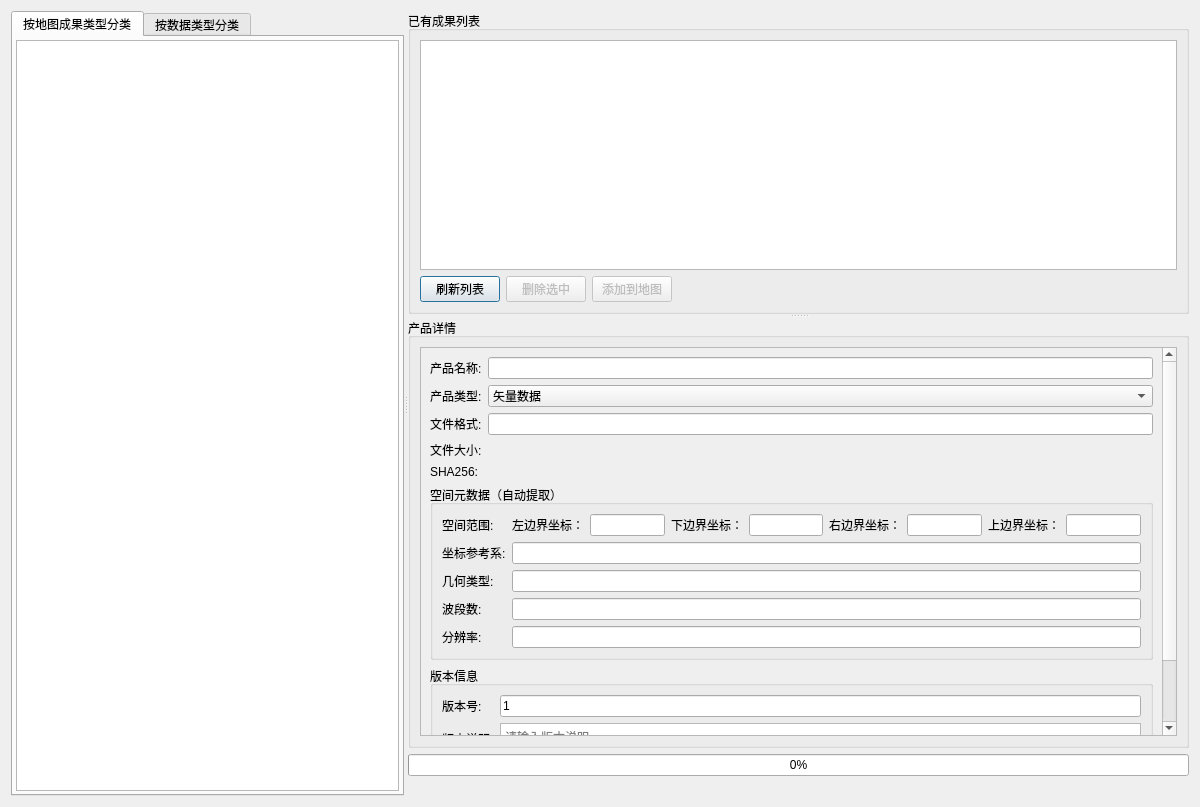
<?xml version="1.0" encoding="UTF-8"?>
<ui version="4.0">
 <class>ProductStorageDialog</class>
 <widget class="QDialog" name="ProductStorageDialog">
  <property name="geometry">
   <rect>
    <x>0</x>
    <y>0</y>
    <width>1200</width>
    <height>807</height>
   </rect>
  </property>
  <property name="windowTitle">
   <string>成果存储与管理</string>
  </property>
  <layout class="QVBoxLayout" name="mainLayout">
   <item>
    <widget class="QSplitter" name="mainSplitter">
     <property name="orientation">
      <enum>Qt::Horizontal</enum>
     </property>
     <property name="childrenCollapsible">
      <bool>false</bool>
     </property>
     <widget class="QWidget" name="leftPanel" native="true">
      <property name="minimumSize">
       <size>
        <width>240</width>
        <height>0</height>
       </size>
      </property>
      <layout class="QVBoxLayout" name="leftLayout">
       <property name="leftMargin">
        <number>0</number>
       </property>
       <property name="topMargin">
        <number>0</number>
       </property>
       <property name="rightMargin">
        <number>0</number>
       </property>
       <property name="bottomMargin">
        <number>0</number>
       </property>
       <item>
        <widget class="QTabWidget" name="mLeftTab">
         <property name="currentIndex">
          <number>0</number>
         </property>
         <widget class="QWidget" name="directoryTab">
          <attribute name="title">
           <string>按地图成果类型分类</string>
          </attribute>
          <layout class="QVBoxLayout" name="directoryTabLayout">
           <property name="leftMargin">
            <number>3</number>
           </property>
           <property name="topMargin">
            <number>3</number>
           </property>
           <property name="rightMargin">
            <number>3</number>
           </property>
           <property name="bottomMargin">
            <number>3</number>
           </property>
           <item>
            <widget class="QTreeWidget" name="mDirectoryTree">
             <property name="font">
              <font>
               <family>微软雅黑</family>
               <pointsize>9</pointsize>
              </font>
             </property>
             <property name="rootIsDecorated">
              <bool>true</bool>
             </property>
             <property name="headerHidden">
              <bool>true</bool>
             </property>
             <column>
              <property name="text">
               <string>地图成果</string>
              </property>
             </column>
            </widget>
           </item>
          </layout>
         </widget>
         <widget class="QWidget" name="typeTab">
          <attribute name="title">
           <string>按数据类型分类</string>
          </attribute>
          <layout class="QVBoxLayout" name="typeTabLayout">
           <property name="leftMargin">
            <number>3</number>
           </property>
           <property name="topMargin">
            <number>3</number>
           </property>
           <property name="rightMargin">
            <number>3</number>
           </property>
           <property name="bottomMargin">
            <number>3</number>
           </property>
           <item>
            <widget class="QTreeWidget" name="mProductTypeTree">
             <property name="font">
              <font>
               <family>微软雅黑</family>
               <pointsize>9</pointsize>
              </font>
             </property>
             <property name="rootIsDecorated">
              <bool>true</bool>
             </property>
             <property name="headerHidden">
              <bool>true</bool>
             </property>
             <column>
              <property name="text">
               <string>成果分类</string>
              </property>
             </column>
            </widget>
           </item>
          </layout>
         </widget>
        </widget>
       </item>
      </layout>
     </widget>
     <widget class="QWidget" name="rightPanel" native="true">
      <layout class="QVBoxLayout" name="rightLayout">
       <property name="leftMargin">
        <number>0</number>
       </property>
       <property name="topMargin">
        <number>0</number>
       </property>
       <property name="rightMargin">
        <number>0</number>
       </property>
       <property name="bottomMargin">
        <number>0</number>
       </property>
       <item>
        <widget class="QSplitter" name="splitter">
         <property name="orientation">
          <enum>Qt::Vertical</enum>
         </property>
         <widget class="QGroupBox" name="listGroup">
          <property name="title">
           <string>已有成果列表</string>
          </property>
          <layout class="QVBoxLayout" name="listLayout">
           <item>
            <widget class="QTableWidget" name="mProductTable">
             <property name="font">
              <font>
               <family>微软雅黑</family>
               <pointsize>9</pointsize>
              </font>
             </property>
             <property name="editTriggers">
              <set>QAbstractItemView::NoEditTriggers</set>
             </property>
             <property name="selectionMode">
              <enum>QAbstractItemView::SingleSelection</enum>
             </property>
             <property name="selectionBehavior">
              <enum>QAbstractItemView::SelectRows</enum>
             </property>
             <attribute name="horizontalHeaderStretchLastSection">
              <bool>true</bool>
             </attribute>
            </widget>
           </item>
           <item>
            <layout class="QHBoxLayout" name="listBtnLayout">
             <item>
              <widget class="QPushButton" name="mRefreshBtn">
               <property name="text">
                <string>刷新列表</string>
               </property>
              </widget>
             </item>
             <item>
              <widget class="QPushButton" name="mDeleteBtn">
               <property name="enabled">
                <bool>false</bool>
               </property>
               <property name="text">
                <string>删除选中</string>
               </property>
              </widget>
             </item>
             <item>
              <widget class="QPushButton" name="mAddToMapBtn">
               <property name="enabled">
                <bool>false</bool>
               </property>
               <property name="text">
                <string>添加到地图</string>
               </property>
              </widget>
             </item>
             <item>
              <spacer name="listBtnSpacer">
               <property name="orientation">
                <enum>Qt::Horizontal</enum>
               </property>
               <property name="sizeHint" stdset="0">
                <size>
                 <width>40</width>
                 <height>20</height>
                </size>
               </property>
              </spacer>
             </item>
            </layout>
           </item>
          </layout>
         </widget>
         <widget class="QGroupBox" name="detailGroup">
          <property name="title">
           <string>产品详情</string>
          </property>
          <layout class="QVBoxLayout" name="detailLayout">
           <item>
            <widget class="QScrollArea" name="infoScrollArea">
             <property name="widgetResizable">
              <bool>true</bool>
             </property>
             <widget class="QWidget" name="infoWidget">
              <property name="geometry">
               <rect>
                <x>0</x>
                <y>0</y>
                <width>700</width>
                <height>420</height>
               </rect>
              </property>
              <layout class="QFormLayout" name="infoLayout">
               <item row="0" column="0">
                <widget class="QLabel" name="productNameLabel">
                 <property name="text">
                  <string>产品名称:</string>
                 </property>
                </widget>
               </item>
               <item row="0" column="1">
                <widget class="QLineEdit" name="mProductNameEdit"/>
               </item>
               <item row="1" column="0">
                <widget class="QLabel" name="productTypeLabel">
                 <property name="text">
                  <string>产品类型:</string>
                 </property>
                </widget>
               </item>
               <item row="1" column="1">
                <widget class="QComboBox" name="mProductTypeCombo">
                 <item>
                  <property name="text">
                   <string>矢量数据</string>
                  </property>
                 </item>
                 <item>
                  <property name="text">
                   <string>栅格数据</string>
                  </property>
                 </item>
                 <item>
                  <property name="text">
                   <string>CAD</string>
                  </property>
                 </item>
                 <item>
                  <property name="text">
                   <string>AI</string>
                  </property>
                 </item>
                 <item>
                  <property name="text">
                   <string>CDR</string>
                  </property>
                 </item>
                 <item>
                  <property name="text">
                   <string>PDF</string>
                  </property>
                 </item>
                 <item>
                  <property name="text">
                   <string>文档文件</string>
                  </property>
                 </item>
                 <item>
                  <property name="text">
                   <string>压缩包</string>
                  </property>
                 </item>
                 <item>
                  <property name="text">
                   <string>Other</string>
                  </property>
                 </item>
                </widget>
               </item>
               <item row="2" column="0">
                <widget class="QLabel" name="fileFormatLabel">
                 <property name="text">
                  <string>文件格式:</string>
                 </property>
                </widget>
               </item>
               <item row="2" column="1">
                <widget class="QLineEdit" name="mFileFormatEdit">
                 <property name="readOnly">
                  <bool>true</bool>
                 </property>
                </widget>
               </item>
               <item row="3" column="0">
                <widget class="QLabel" name="fileSizeTextLabel">
                 <property name="text">
                  <string>文件大小:</string>
                 </property>
                </widget>
               </item>
               <item row="3" column="1">
                <widget class="QLabel" name="mFileSizeLabel">
                 <property name="text">
                  <string/>
                 </property>
                </widget>
               </item>
               <item row="4" column="0">
                <widget class="QLabel" name="fileHashTextLabel">
                 <property name="text">
                  <string>SHA256:</string>
                 </property>
                </widget>
               </item>
               <item row="4" column="1">
                <widget class="QLabel" name="mFileHashLabel">
                 <property name="text">
                  <string/>
                 </property>
                 <property name="wordWrap">
                  <bool>true</bool>
                 </property>
                </widget>
               </item>
               <item row="5" column="0" colspan="2">
                <widget class="QGroupBox" name="spatialGroup">
                 <property name="title">
                  <string>空间元数据（自动提取）</string>
                 </property>
                 <layout class="QFormLayout" name="spatialLayout">
                  <item row="0" column="0">
                   <widget class="QLabel" name="extentLabel">
                    <property name="text">
                     <string>空间范围:</string>
                    </property>
                   </widget>
                  </item>
                  <item row="0" column="1">
                   <layout class="QHBoxLayout" name="extentLayout">
                    <item>
                     <widget class="QLabel" name="minXLabel">
                      <property name="text">
                       <string>左边界坐标：</string>
                      </property>
                     </widget>
                    </item>
                    <item>
                     <widget class="QLineEdit" name="mMinXEdit">
                      <property name="readOnly">
                       <bool>true</bool>
                      </property>
                     </widget>
                    </item>
                    <item>
                     <widget class="QLabel" name="minYLabel">
                      <property name="text">
                       <string>下边界坐标：</string>
                      </property>
                     </widget>
                    </item>
                    <item>
                     <widget class="QLineEdit" name="mMinYEdit">
                      <property name="readOnly">
                       <bool>true</bool>
                      </property>
                     </widget>
                    </item>
                    <item>
                     <widget class="QLabel" name="maxXLabel">
                      <property name="text">
                       <string>右边界坐标：</string>
                      </property>
                     </widget>
                    </item>
                    <item>
                     <widget class="QLineEdit" name="mMaxXEdit">
                      <property name="readOnly">
                       <bool>true</bool>
                      </property>
                     </widget>
                    </item>
                    <item>
                     <widget class="QLabel" name="maxYLabel">
                      <property name="text">
                       <string>上边界坐标：</string>
                      </property>
                     </widget>
                    </item>
                    <item>
                     <widget class="QLineEdit" name="mMaxYEdit">
                      <property name="readOnly">
                       <bool>true</bool>
                      </property>
                     </widget>
                    </item>
                   </layout>
                  </item>
                  <item row="1" column="0">
                   <widget class="QLabel" name="crsLabel">
                    <property name="text">
                     <string>坐标参考系:</string>
                    </property>
                   </widget>
                  </item>
                  <item row="1" column="1">
                   <widget class="QLineEdit" name="mCRSEdit">
                    <property name="readOnly">
                     <bool>true</bool>
                    </property>
                   </widget>
                  </item>
                  <item row="2" column="0">
                   <widget class="QLabel" name="geometryTypeLabel">
                    <property name="text">
                     <string>几何类型:</string>
                    </property>
                   </widget>
                  </item>
                  <item row="2" column="1">
                   <widget class="QLineEdit" name="mGeometryTypeEdit">
                    <property name="readOnly">
                     <bool>true</bool>
                    </property>
                   </widget>
                  </item>
                  <item row="3" column="0">
                   <widget class="QLabel" name="bandCountLabel">
                    <property name="text">
                     <string>波段数:</string>
                    </property>
                   </widget>
                  </item>
                  <item row="3" column="1">
                   <widget class="QLineEdit" name="mBandCountEdit">
                    <property name="readOnly">
                     <bool>true</bool>
                    </property>
                   </widget>
                  </item>
                  <item row="4" column="0">
                   <widget class="QLabel" name="resolutionLabel">
                    <property name="text">
                     <string>分辨率:</string>
                    </property>
                   </widget>
                  </item>
                  <item row="4" column="1">
                   <widget class="QLineEdit" name="mResolutionEdit">
                    <property name="readOnly">
                     <bool>true</bool>
                    </property>
                   </widget>
                  </item>
                 </layout>
                </widget>
               </item>
               <item row="6" column="0" colspan="2">
                <widget class="QGroupBox" name="versionGroup">
                 <property name="title">
                  <string>版本信息</string>
                 </property>
                 <layout class="QFormLayout" name="versionLayout">
                  <item row="0" column="0">
                   <widget class="QLabel" name="versionLabel">
                    <property name="text">
                     <string>版本号:</string>
                    </property>
                   </widget>
                  </item>
                  <item row="0" column="1">
                   <widget class="QLineEdit" name="mVersionEdit">
                    <property name="text">
                     <string>1</string>
                    </property>
                   </widget>
                  </item>
                  <item row="1" column="0">
                   <widget class="QLabel" name="versionNoteLabel">
                    <property name="text">
                     <string>版本说明:</string>
                    </property>
                   </widget>
                  </item>
                  <item row="1" column="1">
                   <widget class="QTextEdit" name="mVersionNoteEdit">
                    <property name="maximumSize">
                     <size>
                      <width>16777215</width>
                      <height>80</height>
                     </size>
                    </property>
                    <property name="placeholderText">
                     <string>请输入版本说明...</string>
                    </property>
                   </widget>
                  </item>
                 </layout>
                </widget>
               </item>
              </layout>
             </widget>
            </widget>
           </item>
          </layout>
         </widget>
        </widget>
       </item>
       <item>
        <widget class="QProgressBar" name="mProgressBar">
         <property name="visible">
          <bool>false</bool>
         </property>
         <property name="value">
          <number>0</number>
         </property>
        </widget>
       </item>
       <item>
        <widget class="QLabel" name="mProgressLabel">
         <property name="visible">
          <bool>false</bool>
         </property>
         <property name="text">
          <string/>
         </property>
         <property name="alignment">
          <set>Qt::AlignCenter</set>
         </property>
        </widget>
       </item>
      </layout>
     </widget>
    </widget>
   </item>
  </layout>
 </widget>
 <resources/>
 <connections/>
</ui>
